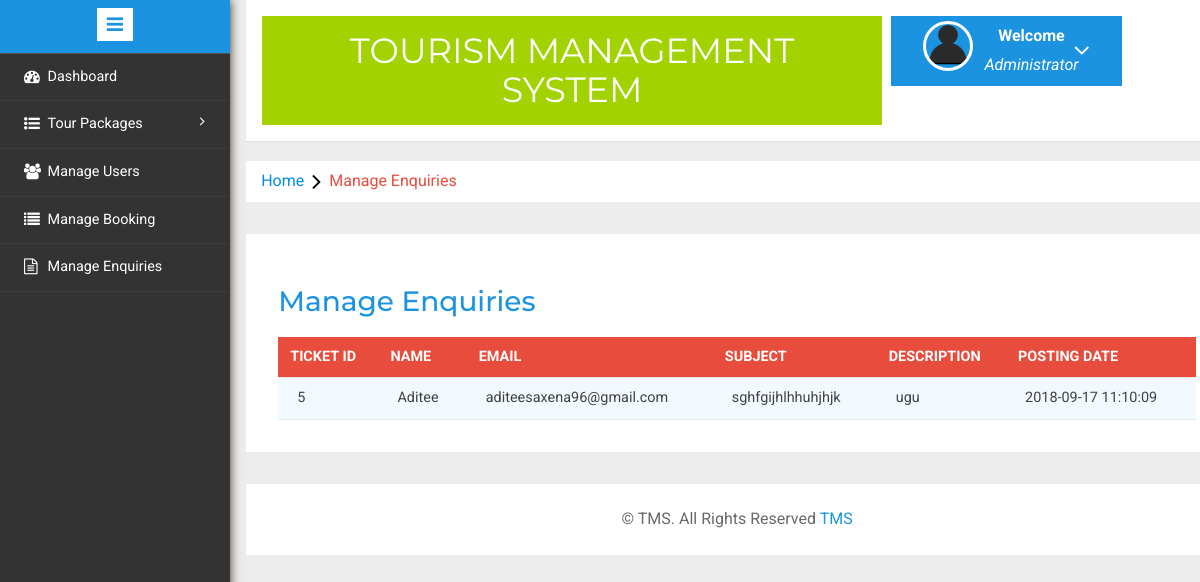
Page /admin/manage-enquires.php on the committed database.
### tables this page shows
CREATE TABLE `tblenquiry` (
  `id` int(11) NOT NULL,
  `FullName` varchar(100) NOT NULL,
  `EmailId` varchar(100) NOT NULL,
  `MobileNumber` char(10) NOT NULL,
  `Subject` varchar(100) NOT NULL,
  `Description` mediumtext NOT NULL,
  `PostingDate` timestamp NOT NULL DEFAULT CURRENT_TIMESTAMP,
  `Status` int(1) DEFAULT NULL
);

### admin/operation.php (called while the page is built, shortened)
<?php
class Database extends Admin
{
    private $connection;
    public function connect_db()
    {
		$this->connection = mysqli_connect('localhost', 'root', '', 'tms');
    }
    public function manage_enquiry()
    {
        $sql = "SELECT * from tblenquiry";
        $res=mysqli_query($this->connection, $sql);
        if (mysqli_num_rows($res)>0)
        {
            return $res;
        }
        else
        {
            return false;
        }
    }
}
$database = new Database();
?>

### admin/manage-enquires.php (the view, shortened to what this page needs)
<?php
require_once('operation.php');
?>
<!DOCTYPE HTML>
<html>
<head>
<link href="css/bootstrap.min.css" rel='stylesheet' type='text/css' />
<link href="css/style.css" rel='stylesheet' type='text/css' />
<link rel="stylesheet" href="css/morris.css" type="text/css"/>
<link href="css/font-awesome.css" rel="stylesheet">
<link rel="stylesheet" type="text/css" href="css/table-style.css" />
<link rel="stylesheet" type="text/css" href="css/basictable.css" />
<link rel="stylesheet" href="css/icon-font.min.css" type='text/css' />
<link href="css/style1.css" rel='stylesheet' type='text/css' />
</head>
<body>
   <div class="page-container">
       <div class="left-content">
	         <div class="mother-grid-inner">
				       <?php include('includes/header.php');?>
				   </div>
           <ol class="breadcrumb">
               <li class="breadcrumb-item"><a href="index.html">Home</a><i class="fa fa-angle-right"></i>Manage Enquiries</li>
           </ol>
           <div class="agile-grids">
				      <div class="agile-tables">
					        <div class="w3l-table-info">
					          <h2>Manage Enquiries</h2>
					          <table id="table">
						          <thead>
						          <tr>
						          <th>Ticket id</th>
							        <th>Name</th>
							        <th> Email</th>
							        <th>Subject </th>
							        <th>Description </th>
							        <th>Posting date </th>
						         </tr>
						         </thead>
						         <tbody>
                     <?php
                     $res=$database->manage_enquiry();
                     if($res)
                     {
                         if(mysqli_num_rows($res)>0)
                        {
		                        while($row=mysqli_fetch_assoc($res))
		                        {
			                          echo '<tr><td  align="center">'.$row['id'].'</td>
		                                  <td align="center">'.$row['FullName'].'</td>
		                                  <td align="center">'.$row['EmailId'].'</td>
		                                  <td align="center">'.$row['Subject'].'</td>
		                                  <td align="center">'.$row['Description'].'</td>
		                                  <td align="center">'.$row['PostingDate'].'</td>
		                                  </tr>';
		                         }
	                       }
                     }?>
						         </tbody>
					        </table>
					    </div>
			</div>
<?php include('includes/footer.php');?>
</div>
</div>
						<?php include('includes/sidebarmenu.php');?>
							</div>
</body>
</html>

### admin/css/table-style.css (style rules this page uses)
table { background: white; border-collapse: collapse; margin: 1.25em 0 0; width: 100%; }
table tr, table th, table td { border: none; border-bottom: 1px solid #e8e8e8; font-size: .95em; }
table th, table td { padding: 10px 12px; text-align: left; }
table th { background: #e74c3c; color: #fff; text-transform: uppercase; }
table tr td { background: #f3faff; color: #424242; }
table { width: 100%; }

### rows in the picture
tblenquiry: id "5", FullName "Aditee", EmailId "aditeesaxena96@gmail.com", Subject "sghfgijhlhhuhjhjk", Description "ugu", PostingDate "2018-09-17 11:10:09"
